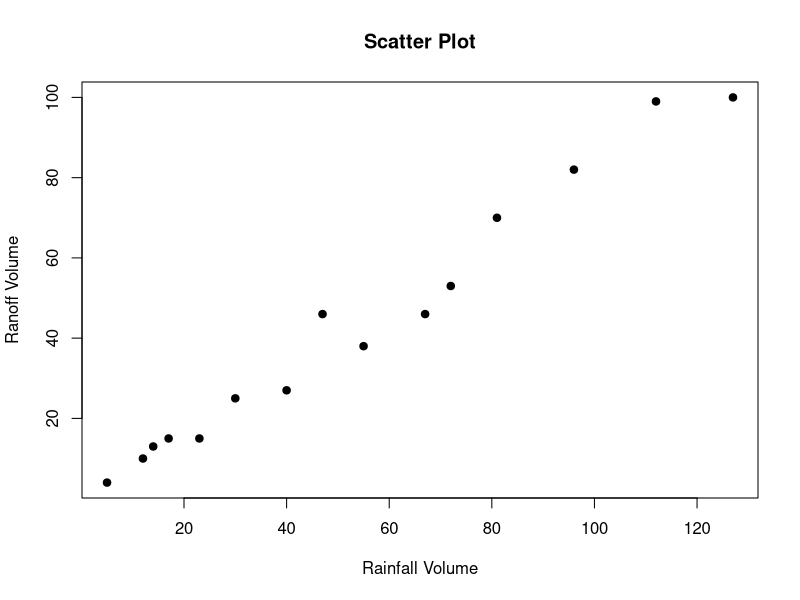
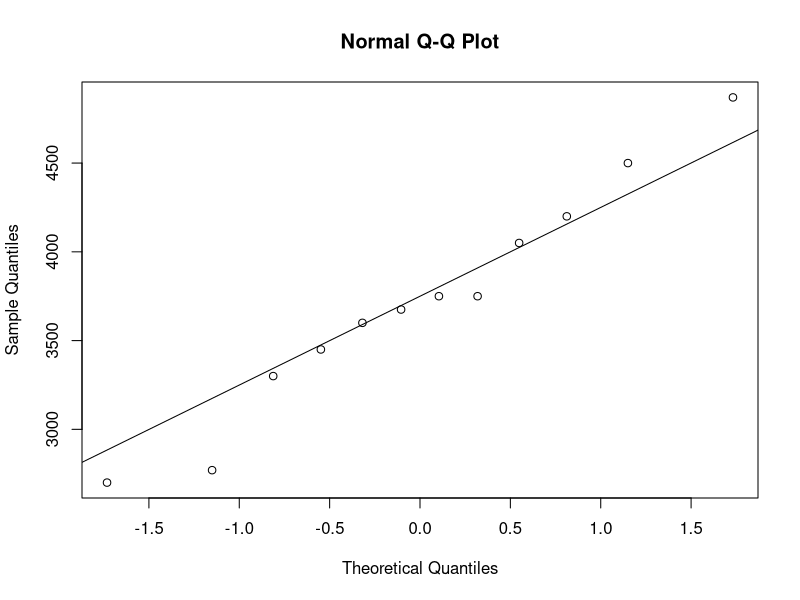
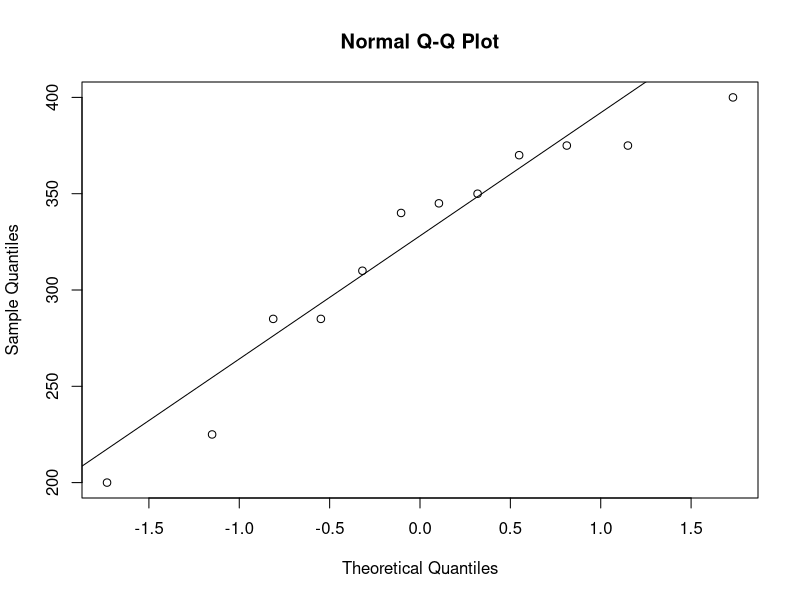

These figures' R source, in order:
## ---- chunk 1
knitr::opts_chunk$set(echo = TRUE)
## ---- chunk 2
df_treatment<-4 -1
df_error<-40 -4

t1<-c(20.5,28.1,27.8,27.0,28.0,25.2,25.3,27.1,20.5,31.3)
t2<-c(26.3,24.0,26.2,20.2,23.7,34.0,17.1,26.8,23.7,24.9)
t3<-c(29.5,34.0,27.5,29.4,27.9,26.2,29.9,29.5,30.0,35.6)
t4<-c(36.5,44.2,34.1,30.3,31.4,33.1,34.1,32.9,36.3,25.5)
alpha<-0.01
data <- data.frame(
  value = c(t1, t2, t3, t4),
  treatment = factor(rep(c("t1", "t2", "t3", "t4"), each = 10))
)

result <- aov(value ~ treatment, data = data)

anova_summary <- summary(result)
f_value <- anova_summary[[1]][1,4]
p_value <- anova_summary[[1]][1,5]

cat("F-statistic:", f_value, "\n")
cat("P-value:", p_value, "\n")

cat('Pvalue',p_value)
if (p_value < alpha) {
  print("Reject the null hypothesis")
} else {
  print("Failed to reject the null hypothesis")
}
## ---- chunk 3
t1<-c(13,17,7,14)
t2<-c(21,13,20,17)
t3<-c(18,15,20,17)
t4<-c(7,11,18,10)
t5<-c(6,11,15,8)
alpha<-0.05
data <- data.frame(
  value = c(t1, t2, t3, t4, t5),
  treatment = factor(rep(c("t1", "t2", "t3", "t4", "t5"), each=4))
)
result <- aov(value ~ treatment, data = data)
anova_summary <- summary(result)
f_value <- anova_summary[[1]][1,4]
p_value <- anova_summary[[1]][1,5]

cat("F-statistic:", f_value, "\n")
cat("P-value:", p_value, "\n")
if (p_value < alpha) {
  print("Reject the null hypothesis")
} else {
  print("Failed to reject the null hypothesis")
}

p1<-c(13,21,18,7,6)
p2<-c(17,13,15,11,11)
p3<-c(7,20,20,18,15)
p4<-c(14,17,17,10,8)

# Combine the data into a data frame
data <- data.frame(
  values = c(p1, p2, p3, p4),
  group = factor(rep(c("p1", "p2", "p3", "p4"), each=5))
)
result_p <- aov(values ~ group, data = data)

anova_summary <- summary(result_p)
f_value_p <- anova_summary[[1]][1,4]
p_value_p <- anova_summary[[1]][1,5]

cat("F-statistic:", f_value_p, "\n")
cat("P-value:", p_value_p, "\n")
if (p_value_p < alpha) {
  print("Reject the null hypothesis")
} else {
  print("Failed to reject the null hypothesis")
}
## ---- chunk 4
tukey_result <- TukeyHSD(result)
tukey_result_p <- TukeyHSD(result_p)
tukey_result
tukey_result_p
p_values <- tukey_result$p.adj
p_values_p <- tukey_result_p$p.adj
## ---- chunk 5
ip<-c(14.1,13.6,14.4,14.3)
pk<-c(12.8,12.5,13.4,13.0,12.3)
bb<-c(13.5,13.4,14.1,14.3)
cf<-c(13.2,12.7,12.6,13.9)
mz<-c(16.8,17.2,16.4,17.3,18.0)
fl<-c(18.1,17.2,18.7,18.4)

library(dplyr)

# Creating a dataframe with the given data
data <- data.frame(
  Value = c(14.1, 13.6, 14.4, 14.3, 12.8, 12.5, 13.4, 13.0, 12.3, 
            13.5, 13.4, 14.1, 14.3, 13.2, 12.7, 12.6, 13.9, 16.8, 
            17.2, 16.4, 17.3, 18.0, 18.1, 17.2, 18.7, 18.4),
  Group = rep(c("ip", "pk", "bb", "cf", "mz", "fl"), 
              times = c(4, 5, 4, 4, 5, 4))
)

anova_result <- aov(Value ~ Group, data = data)
anova_summary <- summary(anova_result)

F_value <- anova_summary[[1]]$F[1]
cat("F statistics results",F_value)
p_value <- anova_summary[[1]]$Pr[1]
cat("Pvalue",p_value)
if (p_value < alpha) {
  print("Reject the null hypothesis")
} else {
  print("Failed to reject the null hypothesis")
}
## ---- chunk 6
turkey_result <- TukeyHSD(anova_result)
print(turkey_result)
## ---- chunk 7
thetacap<-(mean(ip)+mean(pk)+mean(bb)+mean(cf))/4 - (mean(mz)+mean(fl))/2
alpha<-0.01
SSC<-((1/16)/4)+((1/16)/5)+((1/16)/4)+((1/16)/4)+((1/4)/5)+((1/4)/4)
tcrit<-qt(1 - alpha/2,20)
margin<-sqrt(tcrit*SSC)
lower_limit<-thetacap - margin
upper_limit<-thetacap + margin

cat("The confidence interval is",lower_limit,upper_limit)
## ---- chunk 8
x<-c(5,12,14,17,23,30,40,47,55,67,72,81,96,112,127)
y<-c(4,10,13,15,15,25,27,46,38,46,53,70,82,99,100)
plot(x,y,main="Scatter Plot",pch=19,xlab="Rainfall Volume",ylab="Ranoff Volume")
## ---- chunk 9
model = lm(y~x)
Bo <- coefficients(model)[1]
B1 <- coefficients(model)[2]
cat("The Bo",Bo)
cat("The B1",B1)
## ---- chunk 10
ypred<-Bo+B1*50
print(ypred)
## ---- chunk 11
A=summary(model)
point_estimate <- A$sigma
cat("The point esitmate of simga",point_estimate)
## ---- chunk 12
R2<-A$r.squared
cat(round(R2,4))
## ---- chunk 13
alpha<-0.01
data <- data.frame(y = c(4.55, 4.49, 4.50, 4.47, 4.47, 4.45, 4.40, 4.34, 4.43, 4.43, 4.42, 4.40, 4.33, 4.44, 4.40, 4.26, 4.32, 4.34),x = c(4.35, 4.79, 5.57, 5.20, 5.07, 5.79, 5.36, 6.40, 5.66, 5.90, 6.49, 5.70, 6.49, 6.37, 6.51, 7.88, 6.74, 7.08))
model <- lm(y ~ x, data = data)
summary(model)
coef_summary <- summary(model)$coefficients
coef_x <- coef_summary["x", ]
t_value <- coef_x["t value"]
p_value <- coef_x["Pr(>|t|)"]

cat("T testing results",t_value)
cat("Pvalue results",p_value)

if (p_value < alpha) {
  print("Reject the null hypothesis")
} else {
  print("Failed to reject the null hypothesis")
}
## ---- chunk 14
beta<--0.064
betanotcap<-0.074676   #from table
SSE <- coef_x["Std. Error"]
ttesting <- (-betanotcap+beta)/SSE
p_value <- pt(ttesting,16)
cat("P_value results",p_value)
if (p_value < alpha) {
  print("Reject the null hypothesis")
} else {
  print("Failed to reject the null hypothesis")
}
## ---- chunk 15
x <- c(0.718, 0.808, 0.924, 1.000, 0.667, 0.529, 0.514, 0.559,
       0.766, 0.470, 0.726, 0.762, 0.666, 0.562, 0.378, 0.779,
       0.674, 0.858, 0.406, 0.927, 0.311, 0.319, 0.518, 0.687,
       0.907, 0.638, 0.234, 0.781, 0.326, 0.433, 0.319, 0.238)
y <- c(0.428, 0.480, 0.493, 0.978, 0.318, 0.298, 2.224, 0.198,
       0.326, 2.336, 0.765, 0.190, 0.066, 2.221, 2.898, 0.836,
       0.126, 0.305, 2.577, 0.779, 2.707, 2.610, 2.648, 2.145,
       1.007, 2.090, 21.132, 0.538, 21.098, 2.581, 2.862, 2.551)
SXX<-1.48193150
SYY<-11.82637622
SXY<-3.83071088
sigma_xi<-19.404
sigma_yi<--.594
sigma_y2<-11.835795
sigma_xy<-3.497811

betacap<-SXY/SXX
betanotcap<-(sigma_yi/32) - (betacap*sigma_xi/32)
cat("The fitted simple regression is",betacap,betanotcap)

SST<-sigma_y2 - (sigma_yi^2)/32
SSE<-sigma_y2 -(betanotcap*sigma_yi) - (betacap*sigma_xy)
R2<- 1 - (SSE/SST)
cat("The proportion of observed variation is given by",R2)
## ---- chunk 16
alpha<-0.05
SSE<-sigma_y2 -(betanotcap*sigma_yi) - (betacap*sigma_xy)
SE<- sqrt(SSE/(32-2))
sb1 = SE/sqrt(SXX)
cat("SB1",sb1)
df<-30
tcrit<- qt(1 - alpha/2,df)
cat("Tcrit",tcrit)
lower_limit<-betacap - (tcrit*sb1)
upper_limit<-betacap + (tcrit*sb1)
cat("The 95% confidence interval are",lower_limit,upper_limit)

## ---- chunk 17
predicted_x<-0.6
yprime<-betanotcap+(betacap*predicted_x)
cat("Yprime",yprime)
degree_of_freedom<-30
alpha<-0.05
tcrit<- qt(1 - alpha/2,df)
sqrt_result<-sqrt(0.03125+((predicted_x - (sigma_xi/32))^2)/SXX)
margin<-tcrit*SE*sqrt_result
lower_limit<- yprime - margin
upper_limit<- yprime + margin
cat("The 95% confidence interval are",lower_limit,upper_limit)
## ---- chunk 18
predicted_x<-0.6
yprime<-betanotcap+(betacap*predicted_x)
cat("Yprime",yprime)
degree_of_freedom<-30
alpha<-0.05
tcrit<- qt(1 - alpha/2,df)
sqrt_result<-sqrt(1.03125+((predicted_x - (sigma_xi/32))^2)/SXX)
margin<-tcrit*SE*sqrt_result
lower_limit<- yprime - margin
upper_limit<- yprime + margin
cat("The 95% confidence interval are",lower_limit,upper_limit)
## ---- chunk 19
predicted_x<-0.7
yprime<-betanotcap+(betacap*predicted_x)
cat("Yprime",yprime)
degree_of_freedom<-30
alpha<-0.05
tcrit<- qt(1 - alpha/2,df)
sqrt_result<-sqrt(0.03125+((predicted_x - (sigma_xi/32))^2)/SXX)
margin<-tcrit*SE*sqrt_result
lower_limit<- yprime - margin
upper_limit<- yprime + margin
cat("The 95% confidence interval are",lower_limit,upper_limit)
## ---- chunk 20
x<-c(4200,3600,3750,3675,4050,2770,4870,4500,3450,2700,3750,3300)
y<-c(370,340,375,310,350,200,400,375,285,225,345,285)
n<-length(x)
xbar<-mean(x)
ybar<-mean(y)

Sxx <- sum(x^2)-(sum(x)^2)/n
Syy <- sum(y^2)-(sum(y)^2)/n
Sxy <- sum(x*y) - (sum(x)*sum(y))/n

corr_r<-Sxy/sqrt(Sxx*Syy)
cat('Correlation coefficient',corr_r)
## ---- chunk 21
qqnorm(x)
qqline(x)
alpha<-0.05
qqnorm(y)
qqline(y)
n<-12
df<- n -2
ttesting<- corr_r * sqrt(df)/sqrt(1-(corr_r^2))
cat("T Statics results",ttesting)
p_value <- 2 * (1 - pt(abs(ttesting), df))
cat("P value",p_value)
if (p_value < alpha) {
  print("Reject the null hypothesis")
} else {
  print("Failed to reject the null hypothesis")
}
